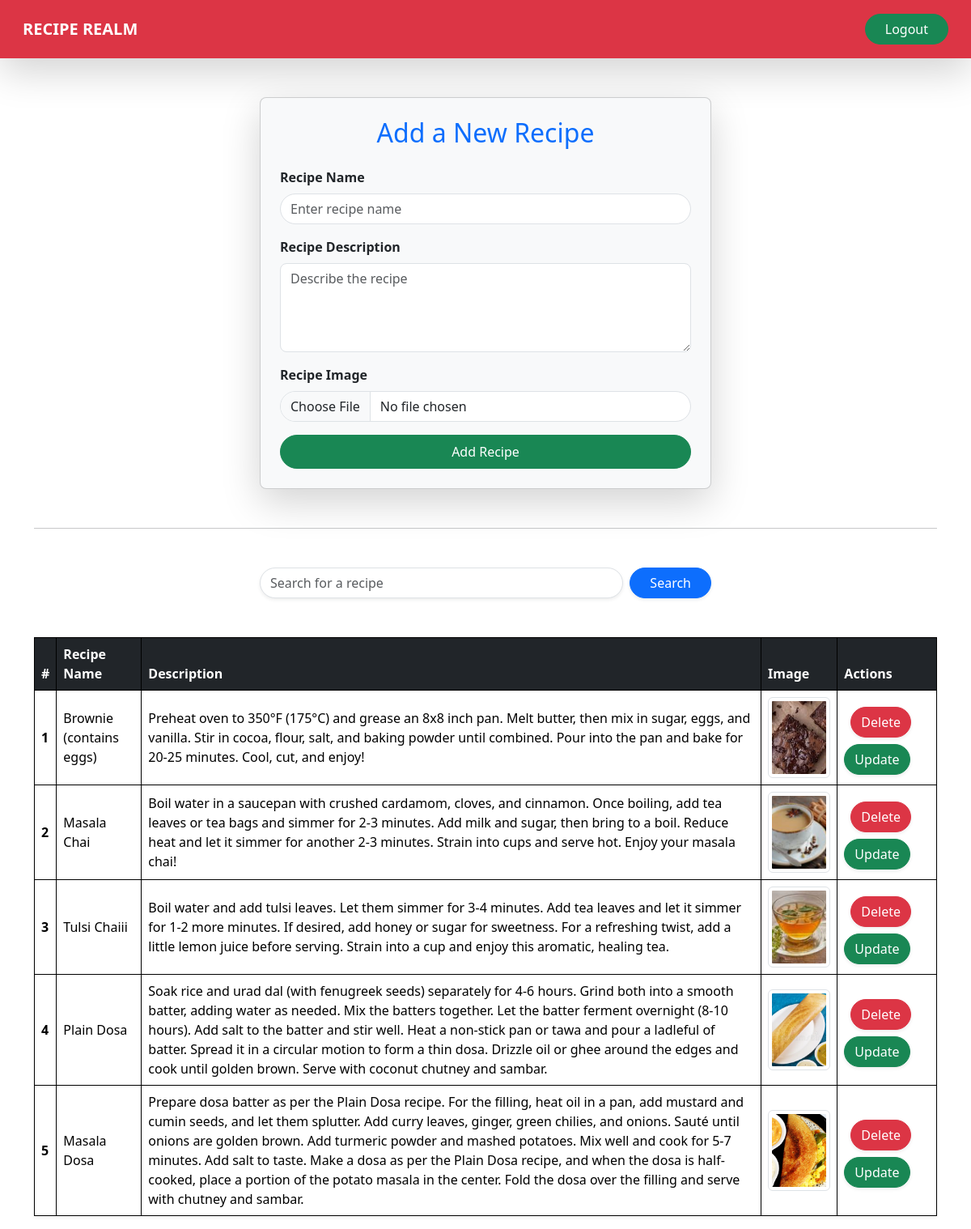
Page /recepies/ (signed in) on the committed database.
### vege/models.py (models this page shows, shortened)
class Receipe(models.Model):
    user = models.ForeignKey(User, on_delete=models.SET_NULL, null=True, blank=True)
    receipe_name = models.CharField(max_length=100)
    receipe_description = models.TextField()
    receipe_image = models.ImageField(upload_to="receipe")
    receipe_view_count = models.IntegerField(default=1)

### vege/views.py (the view, shortened to what this page needs)
# urls.py: path('recepies/', receipes, name='recepies'),
@login_required(login_url="/login/")
def receipes(request):
    queryset = Receipe.objects.all()
    if request.GET.get('search'):
       queryset = queryset.filter(receipe_name__icontains = request.GET.get('search'))
    context = {'receipes': queryset}
    return render(request, 'recepies.html', context)

### vege/templates/recepies.html (shortened to what this page needs)
{% extends "base.html" %}
{% block start %}
<div class="container mt-5">
  <form
    class="col-md-6 col-10 mx-auto card p-4 shadow-lg rounded-3 bg-light"
    method="post"
    enctype="multipart/form-data"
  >
    <h2 class="text-center text-primary mb-4">Add a New Recipe</h2>
    <div class="mb-3">
      <label for="exampleInputEmail1" class="form-label fw-bold">Recipe Name</label>
      <input name="receipe_name" required type="text" class="form-control rounded-pill" placeholder="Enter recipe name"/>
    </div>
    <div class="mb-3">
      <label for="exampleInputPassword1" class="form-label fw-bold">Recipe Description</label>
      <textarea
        name="receipe_description"
        required
        class="form-control rounded-3"
        rows="4"
        placeholder="Describe the recipe"
      ></textarea>
    </div>
    <div class="mb-3">
      <label for="exampleInputPassword1" class="form-label fw-bold">Recipe Image</label>
      <input name="receipe_image" type="file" class="form-control rounded-pill" />
    </div>
    <button type="submit" class="btn btn-success w-100 rounded-pill py-2">Add Recipe</button>
  </form>
  <hr class="mt-5">
  <div class="mt-5">
    <div class="mx-auto col-md-6 col-10">
      <form class="d-flex">
        <input
          name="search"
          type="text"
          class="form-control rounded-pill shadow-sm me-2"
          placeholder="Search for a recipe"
        />
        <button type="submit" class="btn btn-primary rounded-pill px-4 shadow-sm">Search</button>
      </form>
    </div>
  </div>
  <table class="table table-hover mt-5 align-middle shadow-sm">
    <thead class="table-dark">
      <tr>
        <th scope="col">#</th>
        <th scope="col">Recipe Name</th>
        <th scope="col">Description</th>
        <th scope="col">Image</th>
        <th scope="col">Actions</th>
      </tr>
    </thead>
    <tbody class="bg-white">
      {% for receipe in receipes %}
      <tr class="align-middle">
        <th scope="row">{{ forloop.counter }}</th>
        <td>{{ receipe.receipe_name }}</td>
        <td>{{ receipe.receipe_description }}</td>
        <td>
          <img src="/media/{{ receipe.receipe_image }}" class="img-thumbnail" style="width: 200px; height: 100px; object-fit: cover;">
        </td>
        <td>
          <a href="{% url 'delete_receipe' receipe.id %}" class="btn btn-danger m-2 rounded-pill shadow-sm">Delete</a>
          <a href="{% url 'update_receipe' receipe.id %}" class="btn btn-success rounded-pill shadow-sm">Update</a>
        </td>
      </tr>
      {% endfor %}
    </tbody>
  </table>
</div>
{% endblock %}

### home/templates/base.html (shortened to what this page needs)
<!DOCTYPE html>
<html>
  <head>
    <link
    href="https://cdn.jsdelivr.net/npm/bootstrap@5.3.2/dist/css/bootstrap.min.css"
    rel="stylesheet"
  />
  </head>
<body>
  {% if user.is_authenticated %}
  <nav class="navbar p-3 bg-danger shadow-lg">
    <div class="container-fluid">
      <a class="navbar-brand text-white fw-bold text-uppercase">Recipe Realm</a>
      <form class="d-flex" role="search">
        <a href="/logout/" class="btn btn-success rounded-pill px-4" type="submit">Logout</a>
      </form>
    </div>
  </nav>
{% endif %}
  {% block start %}
   {% endblock %}
</body>
</html>

### home/templates/base.html (style rules this page uses)
table, th, td { border: 1px solid black; }

### rows in the picture
Receipe: receipe_name "Brownie (contains eggs)", receipe_description "Preheat oven to 350°F (175°C) and grease an 8x8 inch pan. Melt butter, then mix in sugar, eggs, and vanilla. Stir in cocoa, flour, salt, and baking powder until combined. Pour into the pan and bake for 20-25 minutes. Cool, cut, and enjoy!", receipe_image (picture)
Receipe: receipe_name "Masala Chai", receipe_description "Boil water in a saucepan with crushed cardamom, cloves, and cinnamon. Once boiling, add tea leaves or tea bags and simmer for 2-3 minutes. Add milk and sugar, then bring to a boil. Reduce heat and let it simmer for another 2-3 minutes. Strain into cups and serve hot. Enjoy your masala chai!", receipe_image (picture)
Receipe: receipe_name "Tulsi Chaiii", receipe_description "Boil water and add tulsi leaves. Let them simmer for 3-4 minutes. Add tea leaves and let it simmer for 1-2 more minutes. If desired, add honey or sugar for sweetness. For a refreshing twist, add a little lemon juice before serving. Strain into a cup and enjoy this aromatic, healing tea.", receipe_image (picture)
Receipe: receipe_name "Plain Dosa", receipe_description "Soak rice and urad dal (with fenugreek seeds) separately for 4-6 hours. Grind both into a smooth batter, adding water as needed. Mix the batters together. Let the batter ferment overnight (8-10 hours). Add salt to the batter and stir well. Heat a non-stick pan or tawa and pour a ladleful of batter. Spread it in a circular motion to form a thin dosa. Drizzle oil or ghee around the edges and cook until golden brown. Serve with coconut chutney and sambar.", receipe_image (picture)
Receipe: receipe_name "Masala Dosa", receipe_description "Prepare dosa batter as per the Plain Dosa recipe. For the filling, heat oil in a pan, add mustard and cumin seeds, and let them splutter. Add curry leaves, ginger, green chilies, and onions. Sauté until onions are golden brown. Add turmeric powder and mashed potatoes. Mix well and cook for 5-7 minutes. Add salt to taste. Make a dosa as per the Plain Dosa recipe, and when the dosa is half-cooked, place a portion of the potato masala in the center. Fold the dosa over the filling and serve with chutney and sambar.", receipe_image (picture)
